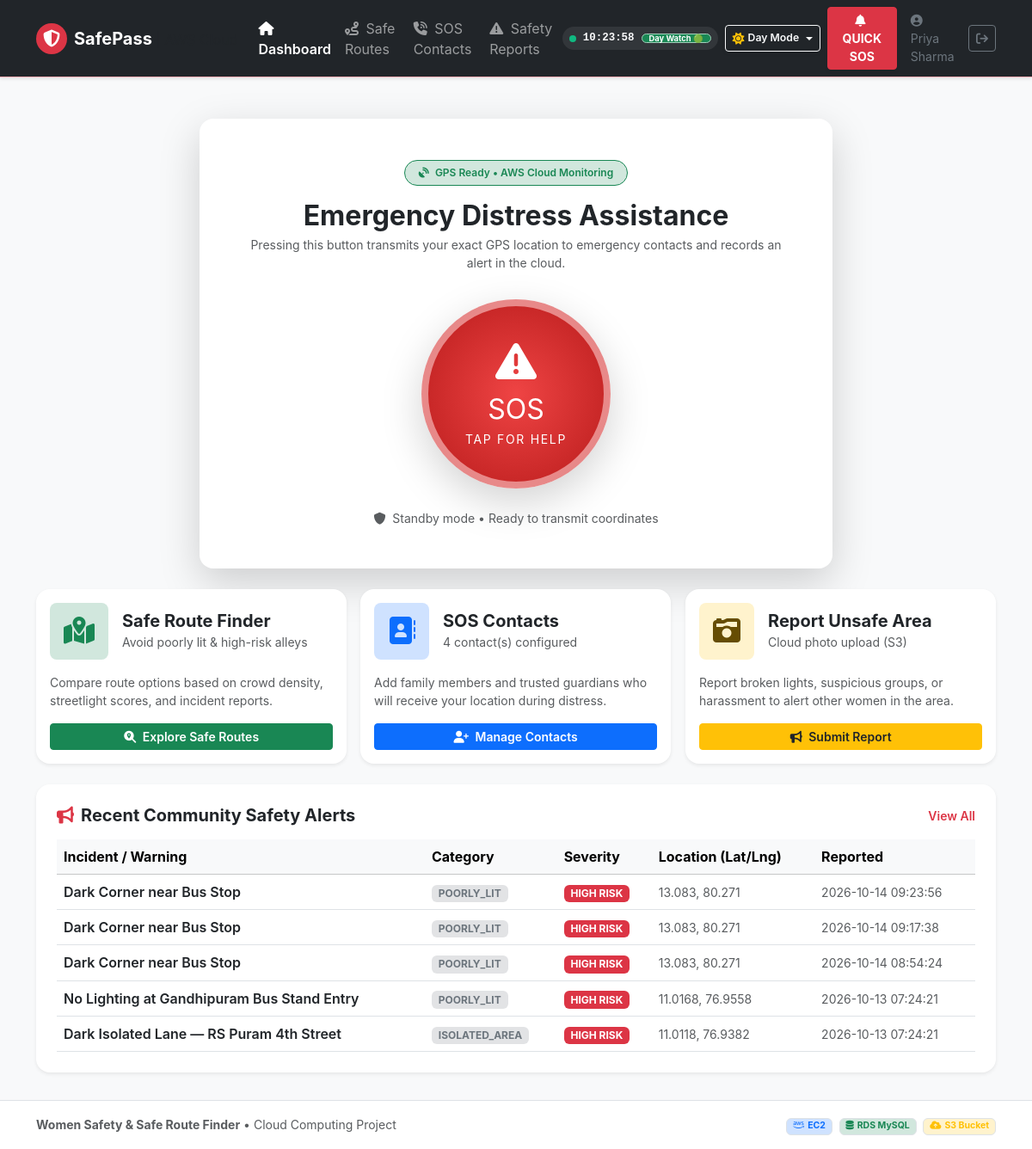
/dashboard (signed in), run on the app's committed database.
### tables this page shows
CREATE TABLE safety_reports (
                    id INTEGER PRIMARY KEY AUTOINCREMENT,
                    user_id INTEGER NOT NULL,
                    title TEXT NOT NULL,
                    description TEXT,
                    category TEXT NOT NULL,
                    severity TEXT DEFAULT 'medium',
                    latitude REAL NOT NULL,
                    longitude REAL NOT NULL,
                    image_url TEXT,
                    s3_key TEXT,
                    status TEXT DEFAULT 'approved',
                    reported_at TIMESTAMP DEFAULT CURRENT_TIMESTAMP, document_url TEXT, document_key TEXT, document_name TEXT, witness_name TEXT, incident_time TEXT,
                    FOREIGN KEY (user_id) REFERENCES users(id)
                );

### app.py (the view)
    def wrap(*args, **kwargs):
        if 'user_id' not in session:
            flash("Please sign in to access this feature.", "warning")
            return redirect(url_for('login'))
        return f(*args, **kwargs)

### templates/dashboard.html (shortened to what this page needs)
{% extends "base.html" %}
{% block content %}
<div class="container py-3">
    <div class="row justify-content-center mb-4">
        <div class="col-lg-8">
            <div class="card border-0 shadow-lg bg-white rounded-4 overflow-hidden text-center p-4 p-md-5 position-relative">
                <div class="mb-3">
                    <span class="badge bg-success-subtle text-success px-3 py-2 rounded-pill fw-semibold border border-success">
                        <i class="fa-solid fa-satellite-dish me-1"></i> GPS Ready &bull; AWS Cloud Monitoring
                    </span>
                </div>
                <h2 class="fw-bold text-dark mb-1">Emergency Distress Assistance</h2>
                <p class="text-muted small mb-4">Pressing this button transmits your exact GPS location to emergency contacts and records an alert in the cloud.</p>
                <div class="d-flex justify-content-center my-2">
                    <button id="sosHeroBtn" class="sos-giant-btn shadow-lg" onclick="triggerEmergencySOS()">
                        <div class="sos-content">
                            <i class="fa-solid fa-triangle-exclamation fa-3x mb-2"></i>
                            <span class="d-block fw-black fs-2">SOS</span>
                            <small class="text-uppercase tracking-wider">TAP FOR HELP</small>
                        </div>
                    </button>
                </div>
                <div id="sosStatusText" class="mt-3 text-muted small">
                    <i class="fa-solid fa-shield me-1"></i> Standby mode &bull; Ready to transmit coordinates
                </div>
            </div>
        </div>
    </div>
    <div class="row g-3 mb-4">
        <div class="col-md-4">
            <div class="card h-100 border-0 shadow-sm rounded-4 p-3 hover-lift">
                <div class="d-flex align-items-center mb-3">
                    <div class="p-3 bg-success-subtle text-success rounded-3 me-3">
                        <i class="fa-solid fa-map-location-dot fa-2x"></i>
                    </div>
                    <div>
                        <h5 class="fw-bold mb-0">Safe Route Finder</h5>
                        <small class="text-muted">Avoid poorly lit & high-risk alleys</small>
                    </div>
                </div>
                <p class="text-muted small">Compare route options based on crowd density, streetlight scores, and incident reports.</p>
                <a href="{{ url_for('safe_route') }}" class="btn btn-success btn-sm w-100 mt-auto fw-semibold">
                    <i class="fa-solid fa-magnifying-glass-location me-1"></i> Explore Safe Routes
                </a>
            </div>
        </div>
        <div class="col-md-4">
            <div class="card h-100 border-0 shadow-sm rounded-4 p-3 hover-lift">
                <div class="d-flex align-items-center mb-3">
                    <div class="p-3 bg-primary-subtle text-primary rounded-3 me-3">
                        <i class="fa-solid fa-address-book fa-2x"></i>
                    </div>
                    <div>
                        <h5 class="fw-bold mb-0">SOS Contacts</h5>
                        <small class="text-muted">{{ contacts_count }} contact(s) configured</small>
                    </div>
                </div>
                <p class="text-muted small">Add family members and trusted guardians who will receive your location during distress.</p>
                <a href="{{ url_for('contacts') }}" class="btn btn-primary btn-sm w-100 mt-auto fw-semibold">
                    <i class="fa-solid fa-user-plus me-1"></i> Manage Contacts
                </a>
            </div>
        </div>
        <div class="col-md-4">
            <div class="card h-100 border-0 shadow-sm rounded-4 p-3 hover-lift">
                <div class="d-flex align-items-center mb-3">
                    <div class="p-3 bg-warning-subtle text-warning-emphasis rounded-3 me-3">
                        <i class="fa-solid fa-camera-retro fa-2x"></i>
                    </div>
                    <div>
                        <h5 class="fw-bold mb-0">Report Unsafe Area</h5>
                        <small class="text-muted">Cloud photo upload (S3)</small>
                    </div>
                </div>
                <p class="text-muted small">Report broken lights, suspicious groups, or harassment to alert other women in the area.</p>
                <a href="{{ url_for('reports') }}" class="btn btn-warning btn-sm w-100 mt-auto fw-semibold text-dark">
                    <i class="fa-solid fa-bullhorn me-1"></i> Submit Report
                </a>
            </div>
        </div>
    </div>
    <div class="row">
        <div class="col-12">
            <div class="card border-0 shadow-sm rounded-4 p-4">
                <div class="d-flex justify-content-between align-items-center mb-3">
                    <h5 class="fw-bold mb-0"><i class="fa-solid fa-bullhorn text-danger me-2"></i>Recent Community Safety Alerts</h5>
                    <a href="{{ url_for('reports') }}" class="text-decoration-none small text-danger fw-semibold">View All</a>
                </div>
                <div class="table-responsive">
                    <table class="table table-hover align-middle mb-0">
                        <thead class="table-light">
                            <tr>
                                <th>Incident / Warning</th>
                                <th>Category</th>
                                <th>Severity</th>
                                <th>Location (Lat/Lng)</th>
                                <th>Reported</th>
                            </tr>
                        </thead>
                        <tbody>
                            {% for r in recent_reports %}
                            <tr>
                                <td class="fw-semibold text-dark">{{ r.title }}</td>
                                <td>
                                    <span class="badge bg-secondary-subtle text-secondary text-uppercase">{{ r.category }}</span>
                                </td>
                                <td>
                                    {% if r.severity == 'high' %}
                                        <span class="badge bg-danger">HIGH RISK</span>
                                    {% elif r.severity == 'medium' %}
                                        <span class="badge bg-warning text-dark">MEDIUM</span>
                                    {% else %}
                                        <span class="badge bg-success">SAFE ZONE</span>
                                    {% endif %}
                                </td>
                                <td><small class="text-muted">{{ r.latitude }}, {{ r.longitude }}</small></td>
                                <td><small class="text-muted">{{ r.reported_at }}</small></td>
                            </tr>
                            {% else %}
                            <tr>
                                <td colspan="5" class="text-center text-muted py-3">No active safety warnings in this zone.</td>
                            </tr>
                            {% endfor %}
                        </tbody>
                    </table>
                </div>
            </div>
        </div>
    </div>
</div>
{% endblock %}

### templates/base.html (shortened to what this page needs)
<!DOCTYPE html>
<html lang="en">
<head>
    <link href="https://cdn.jsdelivr.net/npm/bootstrap@5.3.2/dist/css/bootstrap.min.css" rel="stylesheet">
    <link rel="stylesheet" href="https://cdnjs.cloudflare.com/ajax/libs/font-awesome/6.5.1/css/all.min.css">
    <link rel="stylesheet" href="https://unpkg.com/leaflet@1.9.4/dist/leaflet.css" />
    <link rel="stylesheet" href="{{ url_for('static', filename='css/style.css') }}">
    <link rel="stylesheet" href="{{ url_for('static', filename='css/interactive.css') }}">
</head>
<body class="bg-light">
    <nav class="navbar navbar-expand-lg navbar-dark bg-dark sticky-top shadow-sm border-bottom border-danger-subtle">
        <div class="container">
            <a class="navbar-brand fw-bold d-flex align-items-center" href="{{ url_for('dashboard') if session.get('user_id') else url_for('login') }}">
                <span class="badge bg-danger rounded-circle p-2 me-2">
                    <i class="fa-solid fa-shield-halved text-white fs-5"></i>
                </span>
                <span>SafePass <small class="fw-normal text-muted fs-6">| AWS Cloud</small></span>
            </a>
            <div class="collapse navbar-collapse" id="navbarNav">
                {% if session.get('user_id') %}
                <ul class="navbar-nav me-auto mb-2 mb-lg-0">
                    <li class="nav-item">
                        <a class="nav-link {% if request.endpoint == 'dashboard' %}active text-white fw-semibold{% endif %}" href="{{ url_for('dashboard') }}">
                            <i class="fa-solid fa-house me-1"></i> Dashboard
                        </a>
                    </li>
                    <li class="nav-item">
                        <a class="nav-link {% if request.endpoint == 'safe_route' %}active text-white fw-semibold{% endif %}" href="{{ url_for('safe_route') }}">
                            <i class="fa-solid fa-route me-1"></i> Safe Routes
                        </a>
                    </li>
                    <li class="nav-item">
                        <a class="nav-link {% if request.endpoint == 'contacts' %}active text-white fw-semibold{% endif %}" href="{{ url_for('contacts') }}">
                            <i class="fa-solid fa-phone-volume me-1"></i> SOS Contacts
                        </a>
                    </li>
                    <li class="nav-item">
                        <a class="nav-link {% if request.endpoint == 'reports' %}active text-white fw-semibold{% endif %}" href="{{ url_for('reports') }}">
                            <i class="fa-solid fa-triangle-exclamation me-1"></i> Safety Reports
                        </a>
                    </li>
                </ul>
                <div class="d-none d-xl-flex align-items-center gap-2 px-2 py-1 rounded-pill me-2" style="background: rgba(255,255,255,0.08); font-size: 0.78rem;">
                    <span class="pulse-indicator" id="vigilanceDot"></span>
                    <span class="text-light fw-bold font-monospace" id="liveClock">--:--:--</span>
                    <span class="badge bg-success text-white px-2 py-0" id="vigilanceBadge">Day Watch 🟢</span>
                </div>
                <div class="dropdown me-2">
                    <button class="btn btn-outline-light btn-sm dropdown-toggle d-flex align-items-center gap-1 shadow-sm" type="button" id="themeDropdown" data-bs-toggle="dropdown" aria-expanded="false" title="Switch Theme & Interactive FX">
                        <span id="themeCurrentIcon"></span>
                        <span class="d-none d-sm-inline small fw-semibold" id="themeCurrentText">Day</span>
                    </button>
                </div>
                <div class="d-flex align-items-center gap-2">
                    <button class="btn btn-danger btn-sm px-3 fw-bold shadow-sm pulse-button" onclick="triggerEmergencySOS()">
                        <i class="fa-solid fa-bell me-1"></i> QUICK SOS
                    </button>
                    <span class="text-secondary small ms-2 d-none d-md-inline">
                        <i class="fa-solid fa-user-circle me-1"></i>{{ session.get('user_name', 'User') }}
                    </span>
                    <a href="{{ url_for('logout') }}" class="btn btn-outline-secondary btn-sm ms-2" title="Sign Out">
                        <i class="fa-solid fa-arrow-right-from-bracket"></i>
                    </a>
                </div>
                {% endif %}
            </div>
        </div>
    </nav>
    <main class="py-3">
        {% block content %}{% endblock %}
    </main>
    <footer class="footer mt-auto py-3 bg-white border-top text-center text-muted small">
        <div class="container">
            <div class="row align-items-center">
                <div class="col-md-6 text-md-start">
                    <strong>Women Safety & Safe Route Finder</strong> &bull; Cloud Computing Project
                </div>
                <div class="col-md-6 text-md-end">
                    <span class="badge bg-primary-subtle text-primary border me-1"><i class="fa-brands fa-aws me-1"></i>EC2</span>
                    <span class="badge bg-success-subtle text-success border me-1"><i class="fa-solid fa-database me-1"></i>RDS MySQL</span>
                    <span class="badge bg-warning-subtle text-warning border"><i class="fa-solid fa-cloud-arrow-up me-1"></i>S3 Bucket</span>
                </div>
            </div>
        </div>
    </footer>
</body>
</html>

### data on the page
safety_reports: title "Dark Corner near Bus Stop", category "POORLY_LIT", severity "HIGH RISK", latitude "13.083", longitude "80.271", reported_at "2026-10-14 09:23:56"
safety_reports: title "Dark Corner near Bus Stop", category "POORLY_LIT", severity "HIGH RISK", latitude "13.083", longitude "80.271", reported_at "2026-10-14 09:17:38"
safety_reports: title "Dark Corner near Bus Stop", category "POORLY_LIT", severity "HIGH RISK", latitude "13.083", longitude "80.271", reported_at "2026-10-14 08:54:24"
safety_reports: title "No Lighting at Gandhipuram Bus Stand Entry", category "POORLY_LIT", severity "HIGH RISK", latitude "11.0168", longitude "76.9558", reported_at "2026-10-13 07:24:21"
safety_reports: title "Dark Isolated Lane — RS Puram 4th Street", category "ISOLATED_AREA", severity "HIGH RISK", latitude "11.0118", longitude "76.9382", reported_at "2026-10-13 07:24:21"

### other printed values
{{ session.get('user_name', 'User') }} "Priya Sharma"
{{ contacts_count }} "4"
